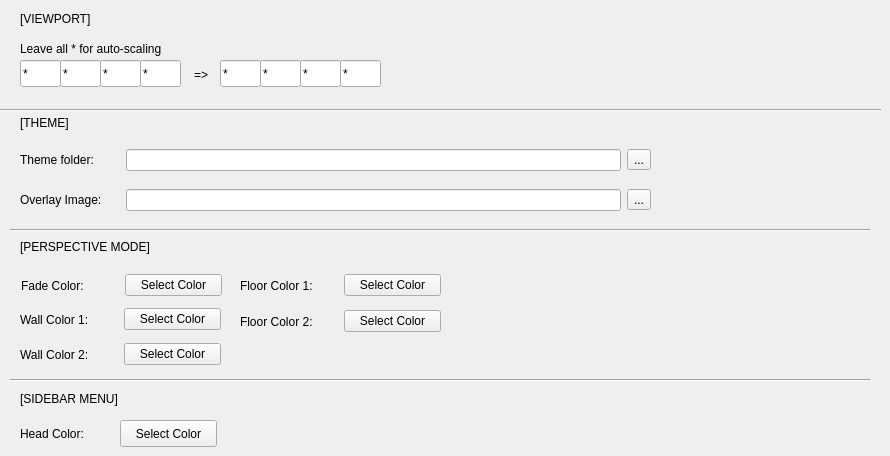
    <widget class="QWidget" name="themeMenu">
     <attribute name="icon">
      <iconset resource="ICO.qrc">
       <normaloff>:/Images/Images/theme.png</normaloff>:/Images/Images/theme.png</iconset>
     </attribute>
     <attribute name="title">
      <string>Theme</string>
     </attribute>
     <widget class="QLabel" name="viewportLabel">
      <property name="geometry">
       <rect>
        <x>20</x>
        <y>10</y>
        <width>141</width>
        <height>17</height>
       </rect>
      </property>
      <property name="text">
       <string>[VIEWPORT]</string>
      </property>
     </widget>
     <widget class="QLineEdit" name="viewportIn1LineEdit">
      <property name="geometry">
       <rect>
        <x>20</x>
        <y>60</y>
        <width>41</width>
        <height>27</height>
       </rect>
      </property>
      <property name="inputMask">
       <string/>
      </property>
      <property name="text">
       <string>*</string>
      </property>
      <property name="placeholderText">
       <string/>
      </property>
     </widget>
     <widget class="QLineEdit" name="viewportIn2LineEdit">
      <property name="geometry">
       <rect>
        <x>60</x>
        <y>60</y>
        <width>41</width>
        <height>27</height>
       </rect>
      </property>
      <property name="inputMask">
       <string/>
      </property>
      <property name="text">
       <string>*</string>
      </property>
      <property name="placeholderText">
       <string/>
      </property>
     </widget>
     <widget class="QLineEdit" name="viewportIn3LineEdit">
      <property name="geometry">
       <rect>
        <x>100</x>
        <y>60</y>
        <width>41</width>
        <height>27</height>
       </rect>
      </property>
      <property name="inputMask">
       <string/>
      </property>
      <property name="text">
       <string>*</string>
      </property>
      <property name="placeholderText">
       <string/>
      </property>
     </widget>
     <widget class="QLineEdit" name="viewportIn4LineEdit">
      <property name="geometry">
       <rect>
        <x>140</x>
        <y>60</y>
        <width>41</width>
        <height>27</height>
       </rect>
      </property>
      <property name="inputMask">
       <string/>
      </property>
      <property name="text">
       <string>*</string>
      </property>
      <property name="placeholderText">
       <string/>
      </property>
     </widget>
     <widget class="QLineEdit" name="viewportOut1LineEdit">
      <property name="geometry">
       <rect>
        <x>220</x>
        <y>60</y>
        <width>41</width>
        <height>27</height>
       </rect>
      </property>
      <property name="inputMask">
       <string/>
      </property>
      <property name="text">
       <string>*</string>
      </property>
      <property name="placeholderText">
       <string/>
      </property>
     </widget>
     <widget class="QLineEdit" name="viewportOut2LineEdit">
      <property name="geometry">
       <rect>
        <x>260</x>
        <y>60</y>
        <width>41</width>
        <height>27</height>
       </rect>
      </property>
      <property name="inputMask">
       <string/>
      </property>
      <property name="text">
       <string>*</string>
      </property>
      <property name="placeholderText">
       <string/>
      </property>
     </widget>
     <widget class="QLineEdit" name="viewportOut3LineEdit">
      <property name="geometry">
       <rect>
        <x>300</x>
        <y>60</y>
        <width>41</width>
        <height>27</height>
       </rect>
      </property>
      <property name="inputMask">
       <string/>
      </property>
      <property name="text">
       <string>*</string>
      </property>
      <property name="placeholderText">
       <string/>
      </property>
     </widget>
     <widget class="QLineEdit" name="viewportOut4LineEdit">
      <property name="geometry">
       <rect>
        <x>340</x>
        <y>60</y>
        <width>41</width>
        <height>27</height>
       </rect>
      </property>
      <property name="inputMask">
       <string/>
      </property>
      <property name="text">
       <string>*</string>
      </property>
      <property name="placeholderText">
       <string/>
      </property>
     </widget>
     <widget class="QLabel" name="frecciaLabel">
      <property name="geometry">
       <rect>
        <x>194</x>
        <y>66</y>
        <width>31</width>
        <height>17</height>
       </rect>
      </property>
      <property name="text">
       <string>=&gt;</string>
      </property>
     </widget>
     <widget class="QLabel" name="leaveStarLabel">
      <property name="geometry">
       <rect>
        <x>20</x>
        <y>40</y>
        <width>271</width>
        <height>17</height>
       </rect>
      </property>
      <property name="text">
       <string>Leave all * for auto-scaling</string>
      </property>
     </widget>
     <widget class="Line" name="line_12">
      <property name="geometry">
       <rect>
        <x>0</x>
        <y>100</y>
        <width>881</width>
        <height>20</height>
       </rect>
      </property>
      <property name="orientation">
       <enum>Qt::Horizontal</enum>
      </property>
     </widget>
     <widget class="QLabel" name="themeLabel">
      <property name="geometry">
       <rect>
        <x>20</x>
        <y>114</y>
        <width>271</width>
        <height>17</height>
       </rect>
      </property>
      <property name="text">
       <string>[THEME]</string>
      </property>
     </widget>
     <widget class="QWidget" name="verticalLayoutWidget_55">
      <property name="geometry">
       <rect>
        <x>20</x>
        <y>143</y>
        <width>631</width>
        <height>34</height>
       </rect>
      </property>
      <layout class="QHBoxLayout" name="themeFolderPanel">
       <item>
        <widget class="QLabel" name="themeFolderLabel">
         <property name="sizePolicy">
          <sizepolicy hsizetype="Minimum" vsizetype="Preferred">
           <horstretch>0</horstretch>
           <verstretch>0</verstretch>
          </sizepolicy>
         </property>
         <property name="maximumSize">
          <size>
           <width>100</width>
           <height>16777215</height>
          </size>
         </property>
         <property name="text">
          <string>Theme folder:</string>
         </property>
        </widget>
       </item>
       <item>
        <widget class="QLineEdit" name="themeFolderLineEdit">
         <property name="sizePolicy">
          <sizepolicy hsizetype="Maximum" vsizetype="Fixed">
           <horstretch>0</horstretch>
           <verstretch>0</verstretch>
          </sizepolicy>
         </property>
         <property name="maximumSize">
          <size>
           <width>600</width>
           <height>16777215</height>
          </size>
         </property>
         <property name="text">
          <string/>
         </property>
         <property name="maxLength">
          <number>32000</number>
         </property>
         <property name="readOnly">
          <bool>true</bool>
         </property>
        </widget>
       </item>
       <item>
        <widget class="QToolButton" name="themeFolderPushButton">
         <property name="toolTip">
          <string>Select a folder</string>
         </property>
         <property name="text">
          <string>...</string>
         </property>
         <property name="icon">
          <iconset resource="ICO.qrc">
           <normaloff>:/Images/Images/linguist-fileopen.png</normaloff>:/Images/Images/linguist-fileopen.png</iconset>
         </property>
        </widget>
       </item>
      </layout>
     </widget>
     <widget class="QLabel" name="perspectiveLabel">
      <property name="geometry">
       <rect>
        <x>20</x>
        <y>238</y>
        <width>271</width>
        <height>17</height>
       </rect>
      </property>
      <property name="text">
       <string>[PERSPECTIVE MODE]</string>
      </property>
     </widget>
     <widget class="QPushButton" name="headColorPushButton">
      <property name="geometry">
       <rect>
        <x>120</x>
        <y>420</y>
        <width>97</width>
        <height>27</height>
       </rect>
      </property>
      <property name="toolTip">
       <string>Click to select a Color</string>
      </property>
      <property name="text">
       <string>Select Color</string>
      </property>
     </widget>
     <widget class="QLabel" name="headColorLabel">
      <property name="geometry">
       <rect>
        <x>20</x>
        <y>425</y>
        <width>81</width>
        <height>17</height>
       </rect>
      </property>
      <property name="text">
       <string>Head Color:</string>
      </property>
     </widget>
     <widget class="QLabel" name="sidebarLabel">
      <property name="geometry">
       <rect>
        <x>20</x>
        <y>390</y>
        <width>271</width>
        <height>17</height>
       </rect>
      </property>
      <property name="text">
       <string>[SIDEBAR MENU]</string>
      </property>
     </widget>
     <widget class="QWidget" name="layoutWidget_2">
      <property name="geometry">
       <rect>
        <x>20</x>
        <y>305</y>
        <width>201</width>
        <height>29</height>
       </rect>
      </property>
      <layout class="QHBoxLayout" name="wallColor1Panel">
       <item>
        <widget class="QLabel" name="wallColor1Label">
         <property name="text">
          <string>Wall Color 1:</string>
         </property>
        </widget>
       </item>
       <item>
        <widget class="QPushButton" name="wallColor1PushButton">
         <property name="toolTip">
          <string>Click to select a Color</string>
         </property>
         <property name="text">
          <string>Select Color</string>
         </property>
        </widget>
       </item>
      </layout>
     </widget>
     <widget class="QWidget" name="layoutWidget_3">
      <property name="geometry">
       <rect>
        <x>20</x>
        <y>340</y>
        <width>201</width>
        <height>29</height>
       </rect>
      </property>
      <layout class="QHBoxLayout" name="wallColor2Panel">
       <item>
        <widget class="QLabel" name="wallColor2Label">
         <property name="text">
          <string>Wall Color 2:</string>
         </property>
        </widget>
       </item>
       <item>
        <widget class="QPushButton" name="wallColor2PushButton">
         <property name="toolTip">
          <string>Click to select a Color</string>
         </property>
         <property name="text">
          <string>Select Color</string>
         </property>
        </widget>
       </item>
      </layout>
     </widget>
     <widget class="QWidget" name="layoutWidget_4">
      <property name="geometry">
       <rect>
        <x>240</x>
        <y>271</y>
        <width>201</width>
        <height>29</height>
       </rect>
      </property>
      <layout class="QHBoxLayout" name="floorColor1Panel">
       <item>
        <widget class="QLabel" name="floorColor1Label">
         <property name="text">
          <string>Floor Color 1:</string>
         </property>
        </widget>
       </item>
       <item>
        <widget class="QPushButton" name="floorColor1PushButton">
         <property name="toolTip">
          <string>Click to select a Color</string>
         </property>
         <property name="text">
          <string>Select Color</string>
         </property>
        </widget>
       </item>
      </layout>
     </widget>
     <widget class="QWidget" name="layoutWidget_13">
      <property name="geometry">
       <rect>
        <x>240</x>
        <y>307</y>
        <width>201</width>
        <height>29</height>
       </rect>
      </property>
      <layout class="QHBoxLayout" name="floorColor2Panel">
       <item>
        <widget class="QLabel" name="floorColor2Label">
         <property name="text">
          <string>Floor Color 2:</string>
         </property>
        </widget>
       </item>
       <item>
        <widget class="QPushButton" name="floorColor2PushButton">
         <property name="toolTip">
          <string>Click to select a Color</string>
         </property>
         <property name="text">
          <string>Select Color</string>
         </property>
        </widget>
       </item>
      </layout>
     </widget>
     <widget class="QWidget" name="layoutWidget13">
      <property name="geometry">
       <rect>
        <x>21</x>
        <y>271</y>
        <width>201</width>
        <height>29</height>
       </rect>
      </property>
      <layout class="QHBoxLayout" name="fadeColorPanel">
       <item>
        <widget class="QLabel" name="fadeColorLabel">
         <property name="text">
          <string>Fade Color:</string>
         </property>
        </widget>
       </item>
       <item>
        <widget class="QPushButton" name="fadeColorPushButton">
         <property name="toolTip">
          <string>Click to select a Color</string>
         </property>
         <property name="text">
          <string>Select Color</string>
         </property>
        </widget>
       </item>
      </layout>
     </widget>
     <widget class="QWidget" name="verticalLayoutWidget_56">
      <property name="geometry">
       <rect>
        <x>20</x>
        <y>183</y>
        <width>631</width>
        <height>34</height>
       </rect>
      </property>
      <layout class="QHBoxLayout" name="themeFolderPanel_2">
       <item>
        <widget class="QLabel" name="themeFolderLabel_2">
         <property name="sizePolicy">
          <sizepolicy hsizetype="Minimum" vsizetype="Preferred">
           <horstretch>0</horstretch>
           <verstretch>0</verstretch>
          </sizepolicy>
         </property>
         <property name="maximumSize">
          <size>
           <width>100</width>
           <height>16777215</height>
          </size>
         </property>
         <property name="text">
          <string>Overlay Image:</string>
         </property>
        </widget>
       </item>
       <item>
        <widget class="QLineEdit" name="themeOverlayImageLineEdit">
         <property name="sizePolicy">
          <sizepolicy hsizetype="Maximum" vsizetype="Fixed">
           <horstretch>0</horstretch>
           <verstretch>0</verstretch>
          </sizepolicy>
         </property>
         <property name="maximumSize">
          <size>
           <width>600</width>
           <height>16777215</height>
          </size>
         </property>
         <property name="text">
          <string/>
         </property>
         <property name="maxLength">
          <number>32000</number>
         </property>
         <property name="readOnly">
          <bool>true</bool>
         </property>
        </widget>
       </item>
       <item>
        <widget class="QToolButton" name="themeOverlayImagerPushButton">
         <property name="toolTip">
          <string>Select an Image</string>
         </property>
         <property name="text">
          <string>...</string>
         </property>
         <property name="icon">
          <iconset resource="ICO.qrc">
           <normaloff>:/Images/Images/linguist-editcopy.png</normaloff>:/Images/Images/linguist-editcopy.png</iconset>
         </property>
        </widget>
       </item>
      </layout>
     </widget>
     <widget class="Line" name="line_23">
      <property name="geometry">
       <rect>
        <x>10</x>
        <y>220</y>
        <width>860</width>
        <height>20</height>
       </rect>
      </property>
      <property name="orientation">
       <enum>Qt::Horizontal</enum>
      </property>
     </widget>
     <widget class="Line" name="line_24">
      <property name="geometry">
       <rect>
        <x>10</x>
        <y>370</y>
        <width>860</width>
        <height>20</height>
       </rect>
      </property>
      <property name="orientation">
       <enum>Qt::Horizontal</enum>
      </property>
     </widget>
    </widget>
